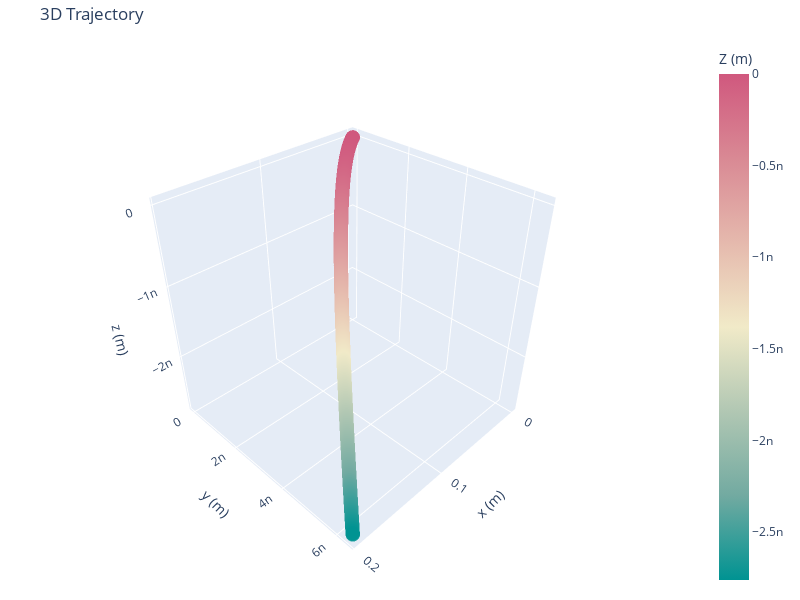

The code cell stored with this chart in its notebook:
### Code cell
main_func(m, q, x0, y0, z0, b_field, e_field, Ec0, v_direction, step, total_t, output_file, txt_name, file_name, magnet_name, magnet_type, magnet_length, current_main)

### Figure 1 — Plotly figure (JSON) as saved in the notebook; plotly's stock layout.template omitted (floating-point values rounded to 4 significant figures; data arrays with more than 128 entries replaced by an {"elided": "..."} marker saying what was removed)
{"data": [{"marker": {"color": {"elided": "1000 float values"}, "colorbar": {"title": {"text": "Z (m)"}}, "colorscale": [[0, "rgb(0, 147, 146)"], [0.1667, "rgb(114, 170, 161)"], [0.3333, "rgb(177, 199, 179)"], [0.5, "rgb(241, 234, 200)"], [0.6667, "rgb(229, 185, 173)"], [0.8333, "rgb(217, 137, 148)"], [1, "rgb(208, 88, 126)"]], "opacity": 0.8, "size": 5}, "mode": "markers", "type": "scatter3d", "x": {"elided": "1000 float values"}, "y": {"elided": "1000 float values"}, "z": {"elided": "1000 float values"}}], "layout": {"height": 600, "margin": {"b": 10, "l": 10, "r": 20, "t": 40}, "scene": {"camera": {"eye": {"x": 1.5, "y": 1.5, "z": 1.5}}, "xaxis": {"title": {"text": "x (m)"}}, "yaxis": {"title": {"text": "y (m)"}}, "zaxis": {"title": {"text": "z (m)"}}}, "title": {"text": "3D Trajectory"}, "width": 800}}
